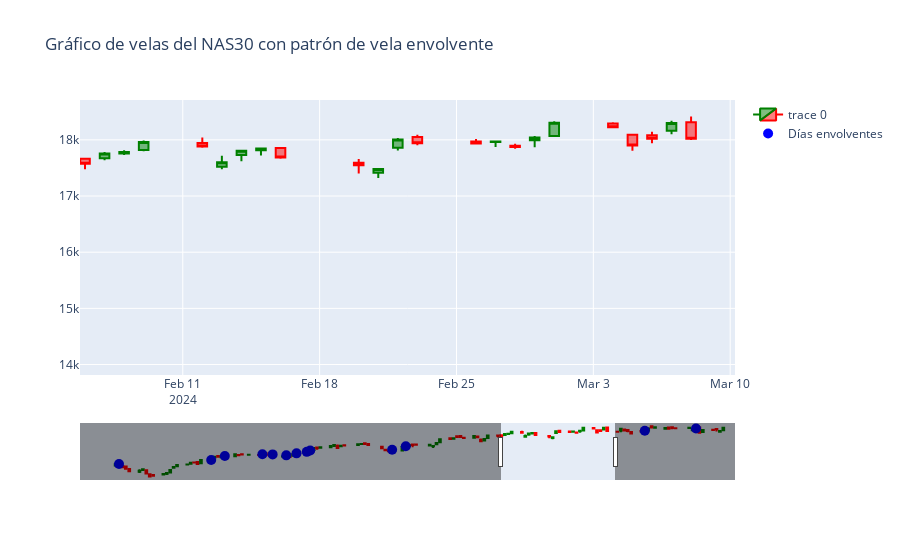

Write notebook code for a chart like this one.
### Code cell
import datetime
import plotly.graph_objects as go
import yfinance as yf

# Obtener los datos históricos del NAS30
nasdaq_30 = yf.download("^NDX", start=datetime.datetime.now() - datetime.timedelta(days=180), end=datetime.datetime.now())

# Mostrar los últimos datos descargados
print("Últimos datos descargados del NAS30:")
print(nasdaq_30.tail())

# Función para identificar patrón de vela envolvente
def encontrar_vela_envolvente(data):
    dias_envolventes = []
    for i in range(1, len(data)):
        if (data['Open'][i] < data['Close'][i-1] and data['Close'][i] > data['Open'][i-1] and
            data['Close'][i] > data['Open'][i] and data['Open'][i] < data['Close'][i-1]):
            dias_envolventes.append(data.index[i])
    return dias_envolventes

# Encontrar días con patrón de vela envolvente
dias_envolventes = encontrar_vela_envolvente(nasdaq_30)

# Configurar la vela
candlestick = go.Candlestick(
    x=nasdaq_30.index,
    open=nasdaq_30["Open"],
    high=nasdaq_30["High"],
    low=nasdaq_30["Low"],
    close=nasdaq_30["Close"],
    increasing=dict(line=dict(color="green")),
    decreasing=dict(line=dict(color="red"))
)

# Crear el gráfico de Velas
fig = go.Figure(data=[candlestick])

# Resaltar los días con patrón de vela envolvente
fig.add_trace(go.Scatter(x=dias_envolventes, y=[nasdaq_30.loc[date]['High'] for date in dias_envolventes],
                         mode="markers", marker=dict(color="blue", size=10), name="Días envolventes"))

# Agregar un título al gráfico
fig.update_layout(title_text="Gráfico de velas del NAS30 con patrón de vela envolvente")

# Mostrar el gráfico
fig.show()
